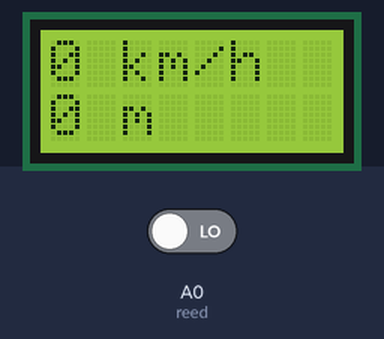
Recording of a sketch running on a simulated Arduino Uno, built with avr-gcc and run on an emulated ATmega328P. On the bench: 8×2 character LCD. Inputs (shaded band) come from the test bench; at power-on: A0 (reed) LOW. What the sketch prints to the serial monitor is not drawn.

Above: at 1.2 s.
1.3 s: A0 (reed) driven HIGH
At 2.8 s:
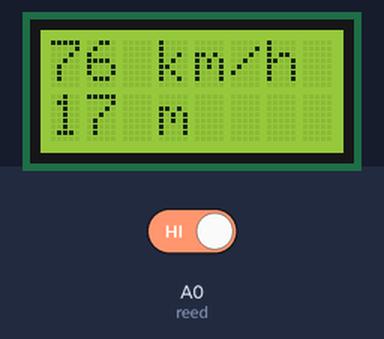
4.3 s: A0 (reed) driven LOW
At 6.1 s:
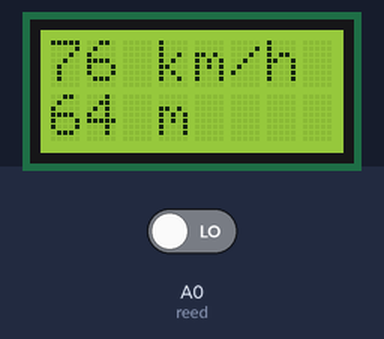
7.3 s: A0 (reed) driven HIGH
At 53.1 s:
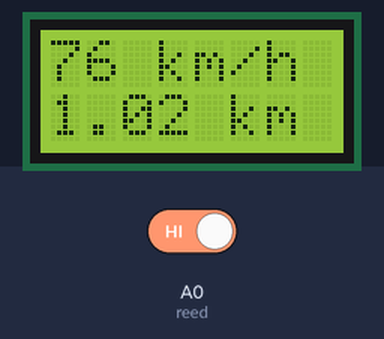
Timing chart, 0 to 54.6 s (numbered marks = the images above; inputs shaded):
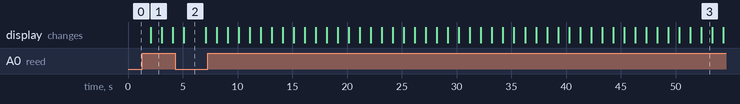

Measured:
- after the input at 1.3 s, the display: changes after 0.78 s (image 1)
- after the input at 7.3 s, the display: first changes after 0.81 s (image 3 shows a later state)
- what the display in image 1 shows lasts 1.0 s, from 2.1 s to 3.1 s
- what the display in image 2 shows lasts 2.0 s, from 5.1 s to 7.1 s

The sketch:

speedometer.ino
```cpp
#include <LiquidCrystal.h>

// pin connected to reed switch
#define reed A0

int reedVal;
int maxDebounceTicks = 100;
int currentDebounceTicks;
int time = 0;
// the wheel radius, in kilometers
float radius = 0.00034;
float circumference;
float velocity = 0.00;
float distance = 0.00;

// initialize LCD with the numbers of the interface pins
LiquidCrystal lcd(12, 11, 5, 4, 3, 2);

void setup() {
  // set up the LCD's number of columns and rows
  lcd.begin(8, 2);

  Serial.begin(9600);

  currentDebounceTicks = maxDebounceTicks;

  circumference = 2 * 3.14 * radius;

  pinMode(reed, INPUT);

  cli();

  // set entire TCCR1A register to 0
  TCCR1A = 0;

  // set entire TCCR1B register to 0
  TCCR1B = 0;

  // initialize counter value to 0;
  TCNT1  = 0;

  // set timer count for 1khz increments
  // = (16*10^6) / (1000*8) - 1
  OCR1A = 1999;

  // turn on CTC mode
  TCCR1B |= (1 << WGM12);

  // Set CS11 bit for 8 prescaler
  TCCR1B |= (1 << CS11);

  // enable timer compare interrupt
  TIMSK1 |= (1 << OCIE1A);

  sei();
}

void loop() {
  displayText();
  delay(1000);
}

ISR(TIMER1_COMPA_vect) {
  reedVal = digitalRead(reed);
  if (reedVal) {
    // wait the given number of ticks, before calculating the velocity
    if (currentDebounceTicks == 0) {
      // circumference in kilometers, time in hours
      velocity = circumference/(float(time)/1000/3600);
      time = 0;
      currentDebounceTicks = maxDebounceTicks;
      distance = distance + circumference;

    } else {
      if (currentDebounceTicks > 0) {
        currentDebounceTicks -= 1;
      }
    }
  } else {
    if (currentDebounceTicks > 0) {
      currentDebounceTicks -= 1;
    }
  }

  if (time > 2000) {
    // set velocity to 0 when tire is still for 2 seconds
    velocity = 0;
  } else {
    time += 1;
  }
}

void displayText(){
  lcd.clear();

  lcd.setCursor(0, 0);
  lcd.print(int(velocity));
  lcd.print(" km/h");

  lcd.setCursor(0, 1);
  if (distance > 1) {
    lcd.print(distance);
    lcd.print(" km");
  } else {
    lcd.print(int(distance * 1000));
    lcd.print(" m");
  }

  Serial.println(velocity);
  Serial.println(distance);
}
```
